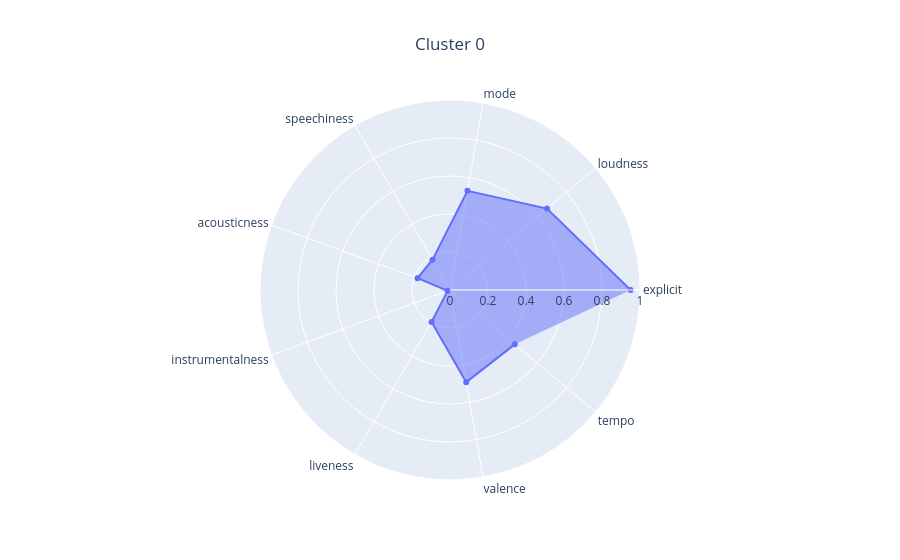
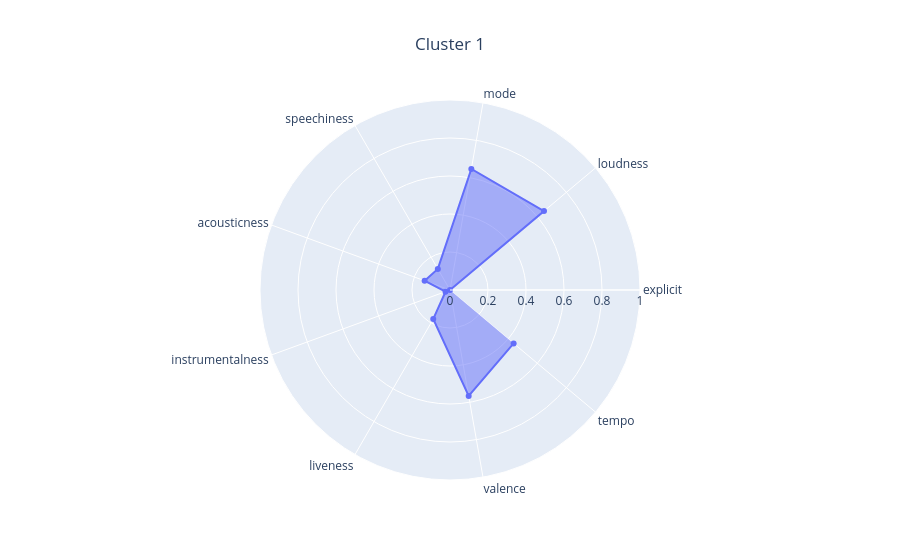
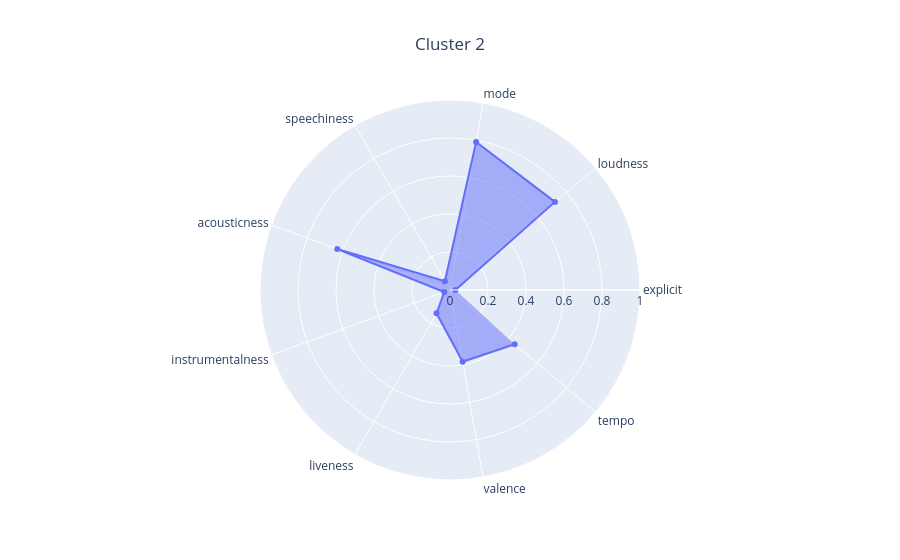
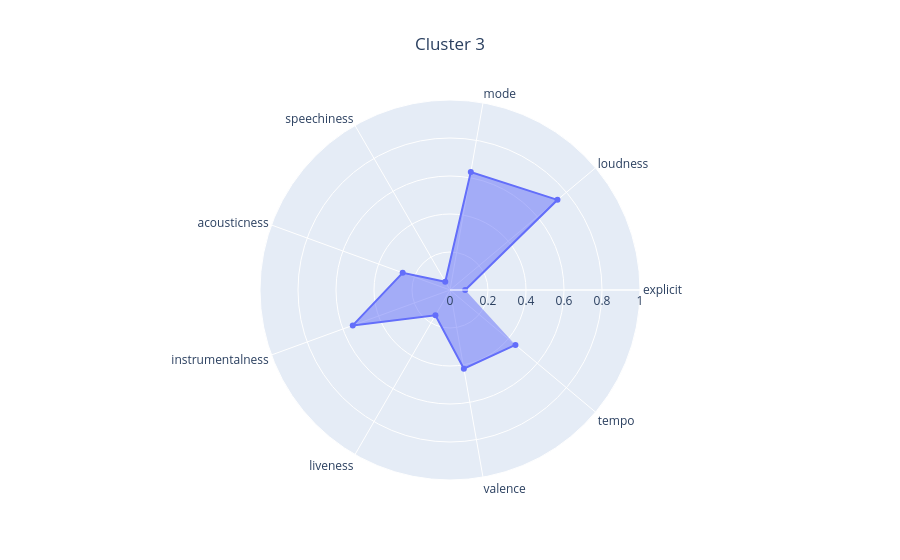

Here is the notebook cell these charts were saved with, in order:
### Code cell
best_idx = int(np.argmax(calinski_scores))
best_n_clusters = n_clusters_range[best_idx]
print(f"Best number of clusters: {best_n_clusters} (Calinski-Harabasz index = {calinski_scores[best_idx]:.2f})")

kmeans_best = KMeans(n_clusters=best_n_clusters, n_init="auto", random_state=0)
kmeans_best.fit(X)

kmeans_best_analyzer = KMeansAnalyzer(df_songs_info, clustering_visualizer)
kmeans_best_analyzer.analyze_clustering(X, kmeans_best)

### Figure 1 — Plotly figure (JSON) as saved in the notebook; plotly's stock layout.template omitted (floating-point values rounded to 4 significant figures)
{"data": [{"fill": "toself", "r": [0.9506, 0.6666, 0.53, 0.1842, 0.1817, 0.01313, 0.1942, 0.4925, 0.4451], "theta": ["explicit", "loudness", "mode", "speechiness", "acousticness", "instrumentalness", "liveness", "valence", "tempo"], "type": "scatterpolar"}], "layout": {"polar": {"radialaxis": {"range": [0, 1]}}, "title": {"text": "Cluster 0", "x": 0.5}}}

### Figure 2 — Plotly figure (JSON) as saved in the notebook; plotly's stock layout.template omitted (floating-point values rounded to 4 significant figures)
{"data": [{"fill": "toself", "r": [0.0, 0.6459, 0.6468, 0.1282, 0.1421, 0.02514, 0.1764, 0.5662, 0.4373], "theta": ["explicit", "loudness", "mode", "speechiness", "acousticness", "instrumentalness", "liveness", "valence", "tempo"], "type": "scatterpolar"}], "layout": {"polar": {"radialaxis": {"range": [0, 1]}}, "title": {"text": "Cluster 1", "x": 0.5}}}

### Figure 3 — Plotly figure (JSON) as saved in the notebook; plotly's stock layout.template omitted (floating-point values rounded to 4 significant figures)
{"data": [{"fill": "toself", "r": [0.02836, 0.7211, 0.7913, 0.05384, 0.6315, 0.03223, 0.1417, 0.3837, 0.4443], "theta": ["explicit", "loudness", "mode", "speechiness", "acousticness", "instrumentalness", "liveness", "valence", "tempo"], "type": "scatterpolar"}], "layout": {"polar": {"radialaxis": {"range": [0, 1]}}, "title": {"text": "Cluster 2", "x": 0.5}}}

### Figure 4 — Plotly figure (JSON) as saved in the notebook; plotly's stock layout.template omitted (floating-point values rounded to 4 significant figures)
{"data": [{"fill": "toself", "r": [0.07976, 0.7384, 0.6307, 0.0499, 0.2651, 0.5447, 0.1534, 0.4205, 0.4496], "theta": ["explicit", "loudness", "mode", "speechiness", "acousticness", "instrumentalness", "liveness", "valence", "tempo"], "type": "scatterpolar"}], "layout": {"polar": {"radialaxis": {"range": [0, 1]}}, "title": {"text": "Cluster 3", "x": 0.5}}}
